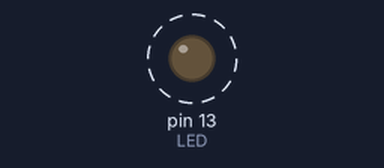
A sketch run on a simulated Arduino Uno, built with avr-gcc and run on an emulated ATmega328P. Parts: output pins drawn as LEDs (lit = HIGH). Dashed ring = blinking. What the sketch prints to the serial monitor is not drawn.

Above: at 0.5 s.
Timing chart, 0 to 4.6 s (numbered marks = the images above):
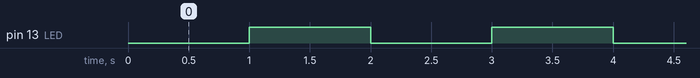

Measured:
- by itself, pin 13 (LED): alternates HIGH for 1.0 s and LOW for 1.0 s

The sketch:

PollingTimer.ino
```cpp
#define LED 13
boolean ledState = false;  //determines current state of led
int x = 1000  ;


void setup() {
  pinMode(LED, OUTPUT);
  /*TCCR1A = 0;                      //Reset Timer1 control Registor A

  bitClear(TCCR1B, WGM13);         //Set CTC mode
  bitSet(TCCR1B, WGM12);


  bitSet(TCCR1B, CS12);            //Set prescaler to 1024
  bitClear(TCCR1B, CS11);
  bitSet(TCCR1B, CS10);

  //Reset Timer1
  TCNT1 = 0;
*/
  //set compare value
  //max value  (16bit Timer) = 65535
  /*******************************************
    To calculate compare value
    OCR1A = (time(s) * clock Freq.)/prescaler
    OCR1A = (1*16*10^6)/1024
  ********************************************/
  //OCR1A = 3906;     //for 0.25sec
  //OCR1A = 7812;    //for 0.5sec
  OCR1A = 15625;   //for 1sec
  //OCR1A = 31250;   //for 2sec
  Serial.begin(9600);
  //bitSet(TIMSK1, OCIE1A); // Enable Timer1 compare interrupt
  sei();                  // Enable global interrupts
}

void loop() {
  // put your main code here, to run repeatedly:

  Serial.print("arjun is watchin TV");
  //x=x+1;
  x--;
  Serial.print("  "); Serial.print(x);
  Serial.println ();
  delay(1000);

   if (ledState)                // check if ledstate is true then convert to false
  {
    ledState = false;
  }
  else                         // if ledstate is false then this make it true
  {
    ledState = true;
  }
  digitalWrite(LED, ledState);


}

ISR(TIMER1_COMPA_vect)
{
  if (ledState)                // check if ledstate is true then convert to false
  {
    ledState = false;
  }
  else                         // if ledstate is false then this make it true
  {
    ledState = true;
  }
  digitalWrite(LED, ledState); //Set LED pin state as per ledState
}
```
